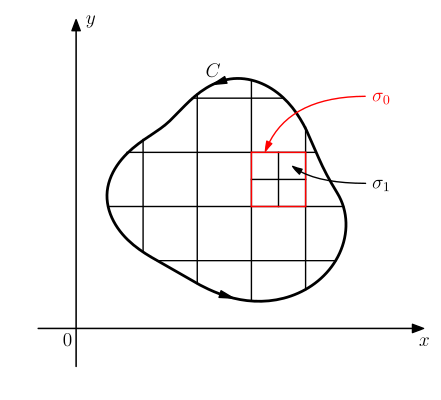

Generate this figure with Python:
import matplotlib.pyplot as plt
import numpy as np
import math
from scipy import interpolate

__author__ = 'ernesto'

plt.rcParams['text.usetex'] = True
plt.rcParams['text.latex.preview'] = True
plt.rcParams['text.latex.preamble'] = [r'\usepackage{amsmath}']


# auxiliar function for plot ticks of equal length in x and y axis despite its scales.
def convert_display_to_data_coordinates(transData, length=10):
    # create a transform which will take from display to data coordinates
    inv = transData.inverted()
    # transform from display coordinates to data coordinates in x axis
    data_coords = inv.transform([(0, 0), (length, 0)])
    # get the length of the segment in data units
    yticks_len = data_coords[1, 0] - data_coords[0, 0]
    # transform from display coordinates to data coordinates in y axis
    data_coords = inv.transform([(0, 0), (0, length)])
    # get the length of the segment in data units
    xticks_len = data_coords[1, 1] - data_coords[0, 1]
    return xticks_len, yticks_len


N = 200
thetas = np.linspace(0, 2*math.pi, N)



# CONTORNO
Nd = 8
dx = np.linspace(0, 1, Nd + 1, endpoint=True)
dy = [5.5, 5.2, 5.9, 4.9, 6.4, 5.1, 5.4, 6.4, 5.5]
f = interpolate.interp1d(dx, dy, kind='cubic')
dxnew = np.linspace(0, 1, N, endpoint=True)
dynew = f(dxnew)
xd = dynew * np.cos(thetas)
yd = dynew * np.sin(thetas)

# traslación de la curva
x0 = 8
y0 = 7
xd = xd + x0
yd = yd + y0

# valores maximos y minimos de los ejes
max_ax = 15
xmin = 0
xmax = 16
ymin = 0
ymax = 14

# axis parameters
d = 2
xmin_ax = xmin - d
xmax_ax = xmax + d
ymin_ax = ymin - d
ymax_ax = ymax + d

# length of the ticks for all subplot (6 pixels)
display_length = 6  # in pixels
# x ticks labels margin
xtm = -0.9
ytm = -0.5
# font size
fontsize = 14

fig = plt.figure(0, figsize=(5, 5), frameon=False)
ax = fig.add_subplot(111)

plt.xlim(xmin_ax, xmax_ax)
plt.ylim(ymin_ax, ymax_ax)
plt.gca().set_aspect('equal', adjustable='box')

# horizontal and vertical ticks length
xtl, ytl = convert_display_to_data_coordinates(ax.transData, length=display_length)

# axis arrows
plt.annotate("", xytext=(xmin_ax, 0), xycoords='data', xy=(xmax_ax, 0), textcoords='data',
             arrowprops=dict(width=0.1, headwidth=6, headlength=8, facecolor='black', shrink=0.002))
plt.annotate("", xytext=(0, ymin_ax), xycoords='data', xy=(0, ymax_ax), textcoords='data',
             arrowprops=dict(width=0.1, headwidth=6, headlength=8, facecolor='black', shrink=0.002))

# contorno
plt.plot(xd, yd, color='k', lw=2)

# flechas del contorno
a1 = 51
plt.annotate("", xytext=(xd[a1], yd[a1]), xycoords='data', xy=(xd[a1+4], yd[a1+4]), textcoords='data',
             arrowprops=dict(width=0.1, headwidth=5, headlength=10, facecolor='k', edgecolor='k', shrink=0.002),
             zorder=-1)
plt.text(xd[a1]-0.3, yd[a1]+0.4, r'$C$', fontsize=fontsize, ha='right', va='center')
a1 = 46 + int(N/2)
plt.annotate("", xytext=(xd[a1], yd[a1]), xycoords='data', xy=(xd[a1+4], yd[a1+4]), textcoords='data',
             arrowprops=dict(width=0.1, headwidth=5, headlength=10, facecolor='k', edgecolor='k', shrink=0.002),
             zorder=-1)

# grilla
# lado de los cuadrados iniciales
ls = 2.8
# coordenadas x y y mínimas y máximas del contorno
xmi = np.min(xd)
xma = np.max(xd)
ymi = np.min(yd)
yma = np.max(yd)
xsi = xmi + ls / 1.5
xs = np.arange(xsi, xma, ls)
xs_y = np.zeros((2, xs.shape[0]))
for i, xss in enumerate(xs):
    xs_y[0, i] = yd[int(N / 2) + (np.abs(xd[int(N / 2): N] - xss)).argmin()]
    xs_y[1, i] = yd[(np.abs(xd[0: int(N / 2)] - xss)).argmin()]
plt.plot([xs, xs], xs_y, 'k-', lw=1)
ysi = ymi + 0.75 * ls
ys = np.arange(ysi, yma, ls)
print(ys)
ys_x = np.zeros((2, ys.shape[0]))
for i, yss in enumerate(ys):
    ys_x[0, i] = xd[int(N / 4) + (np.abs(yd[int(N / 4): int(3 * N / 4)] - yss)).argmin()]
    idx = (np.abs(np.concatenate((yd[int(3 * N / 4):-1], yd[:int(N / 4)])) - yss)).argmin()
    if idx < N/4:
        shift = int(3 * N / 4)
    else:
        shift = -int(N / 4) + 1
    ys_x[1, i] = xd[shift + idx]
plt.plot(ys_x, [ys, ys], 'k-', lw=1)

# subdivision de un cuadrado
# indices del cuadrado a subdividir
nx = 2
ny = 1
# division vertical
xv = (xs[nx] + xs[nx+1]) / 2
plt.plot([xv, xv], [ys[ny], ys[ny+1]], 'k-', lw=1)
# division horizontal
yh = (ys[ny] + ys[ny+1]) / 2
plt.plot([xs[nx], xs[nx+1]], [yh, yh], 'k-', lw=1)

# resaltado del cuadrado sigma_0
plt.plot([xs[nx], xs[nx]], [ys[ny], ys[ny+1]], color='r', lw=1, zorder=2)
plt.plot([xs[nx+1], xs[nx+1]], [ys[ny], ys[ny+1]], color='r', lw=1, zorder=2)
plt.plot([xs[nx], xs[nx+1]], [ys[ny], ys[ny]], color='r', lw=1, zorder=2)
plt.plot([xs[nx], xs[nx+1]], [ys[ny+1], ys[ny+1]], color='r', lw=1, zorder=2)

# etiquetas de los cuadrados
plt.annotate("", xytext=(15, 12), xycoords='data', xy=(xs[nx]+ls/4, ys[ny+1]), textcoords='data',
             arrowprops=dict(width=0, headwidth=4, headlength=7, facecolor='r', edgecolor='r',  shrink=0.01, lw=1,
                             connectionstyle="angle3,angleA=180,angleB=70"))
plt.text(15.3, 12, r'$\sigma_0$', fontsize=fontsize, ha='left', va='center', color='r')
plt.annotate("", xytext=(15, 7.5), xycoords='data', xy=(xs[nx+1]-ls/4, ys[ny+1]-ls/4), textcoords='data',
             arrowprops=dict(width=0, headwidth=4, headlength=7, facecolor='k', edgecolor='k',  shrink=0.01, lw=1,
                             connectionstyle="angle3,angleA=180,angleB=-40"))
plt.text(15.3, 7.5, r'$\sigma_1$', fontsize=fontsize, ha='left', va='center')


# etiquetas de los ejes
plt.text(xmax_ax, xtm, r'$x$', fontsize=fontsize, ha='center', va='baseline')
plt.text(-ytm, ymax_ax, '$y$', fontsize=fontsize, ha='left', va='center')

# circle labels
dx = 0.2
plt.text(-dx, xtm, '$0$', fontsize=fontsize, ha='right', va='baseline')

plt.axis('off')

# save as pdf image
plt.savefig('cauchy_goursat_lemma_mesh.pdf', bbox_inches='tight')

plt.show()
